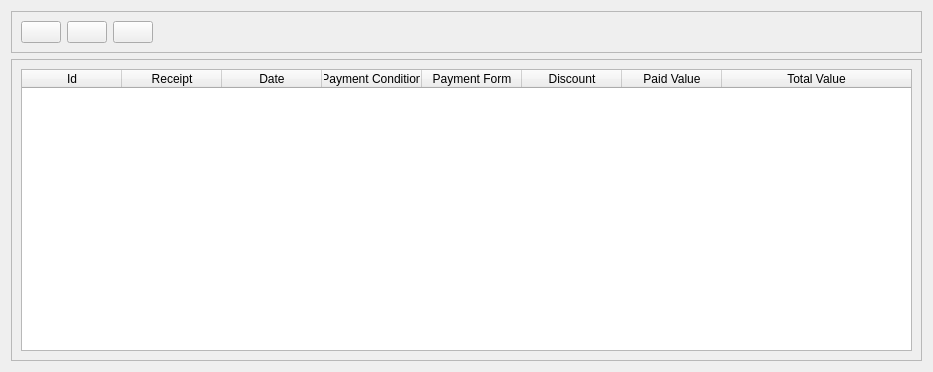
<?xml version="1.0" encoding="UTF-8"?>
<ui version="4.0">
 <class>SalesOrdersListView</class>
 <widget class="QWidget" name="SalesOrdersListView">
  <property name="geometry">
   <rect>
    <x>0</x>
    <y>0</y>
    <width>933</width>
    <height>372</height>
   </rect>
  </property>
  <property name="minimumSize">
   <size>
    <width>933</width>
    <height>372</height>
   </size>
  </property>
  <property name="windowTitle">
   <string>Manage Sales Orders</string>
  </property>
  <layout class="QVBoxLayout" name="verticalLayout_2">
   <item>
    <widget class="QFrame" name="frame_2">
     <property name="frameShape">
      <enum>QFrame::StyledPanel</enum>
     </property>
     <property name="frameShadow">
      <enum>QFrame::Raised</enum>
     </property>
     <layout class="QHBoxLayout" name="horizontalLayout">
      <item>
       <widget class="QPushButton" name="addSalesOrderPushButton">
        <property name="toolTip">
         <string>Add new sales order</string>
        </property>
        <property name="text">
         <string/>
        </property>
        <property name="icon">
         <iconset resource="../../images.qrc">
          <normaloff>:/images/manufacturers/add_manufacturer.png</normaloff>:/images/manufacturers/add_manufacturer.png</iconset>
        </property>
        <property name="iconSize">
         <size>
          <width>40</width>
          <height>40</height>
         </size>
        </property>
       </widget>
      </item>
      <item>
       <widget class="QPushButton" name="editSalesOrderPushButton">
        <property name="toolTip">
         <string>Edit sales order</string>
        </property>
        <property name="text">
         <string/>
        </property>
        <property name="icon">
         <iconset resource="../../images.qrc">
          <normaloff>:/images/manufacturers/edit_manufacturer.png</normaloff>:/images/manufacturers/edit_manufacturer.png</iconset>
        </property>
        <property name="iconSize">
         <size>
          <width>40</width>
          <height>40</height>
         </size>
        </property>
       </widget>
      </item>
      <item>
       <widget class="QPushButton" name="removeSalesOrderPushButton">
        <property name="toolTip">
         <string>Remove sales order</string>
        </property>
        <property name="text">
         <string/>
        </property>
        <property name="icon">
         <iconset resource="../../images.qrc">
          <normaloff>:/images/manufacturers/remove_manufacturer.png</normaloff>:/images/manufacturers/remove_manufacturer.png</iconset>
        </property>
        <property name="iconSize">
         <size>
          <width>40</width>
          <height>40</height>
         </size>
        </property>
       </widget>
      </item>
      <item>
       <spacer name="horizontalSpacer">
        <property name="orientation">
         <enum>Qt::Horizontal</enum>
        </property>
        <property name="sizeHint" stdset="0">
         <size>
          <width>83</width>
          <height>20</height>
         </size>
        </property>
       </spacer>
      </item>
     </layout>
    </widget>
   </item>
   <item>
    <widget class="QFrame" name="frame">
     <property name="frameShape">
      <enum>QFrame::StyledPanel</enum>
     </property>
     <property name="frameShadow">
      <enum>QFrame::Raised</enum>
     </property>
     <layout class="QVBoxLayout" name="verticalLayout">
      <item>
       <widget class="QTableWidget" name="salesOrdersTableWidget">
        <property name="editTriggers">
         <set>QAbstractItemView::NoEditTriggers</set>
        </property>
        <property name="selectionMode">
         <enum>QAbstractItemView::SingleSelection</enum>
        </property>
        <property name="selectionBehavior">
         <enum>QAbstractItemView::SelectRows</enum>
        </property>
        <attribute name="horizontalHeaderStretchLastSection">
         <bool>true</bool>
        </attribute>
        <column>
         <property name="text">
          <string>Id</string>
         </property>
        </column>
        <column>
         <property name="text">
          <string>Receipt</string>
         </property>
        </column>
        <column>
         <property name="text">
          <string>Date</string>
         </property>
        </column>
        <column>
         <property name="text">
          <string>Payment Condition</string>
         </property>
        </column>
        <column>
         <property name="text">
          <string>Payment Form</string>
         </property>
        </column>
        <column>
         <property name="text">
          <string>Discount</string>
         </property>
        </column>
        <column>
         <property name="text">
          <string>Paid Value</string>
         </property>
        </column>
        <column>
         <property name="text">
          <string>Total Value</string>
         </property>
        </column>
       </widget>
      </item>
     </layout>
    </widget>
   </item>
  </layout>
 </widget>
 <resources>
  <include location="../../images.qrc"/>
 </resources>
 <connections/>
</ui>
